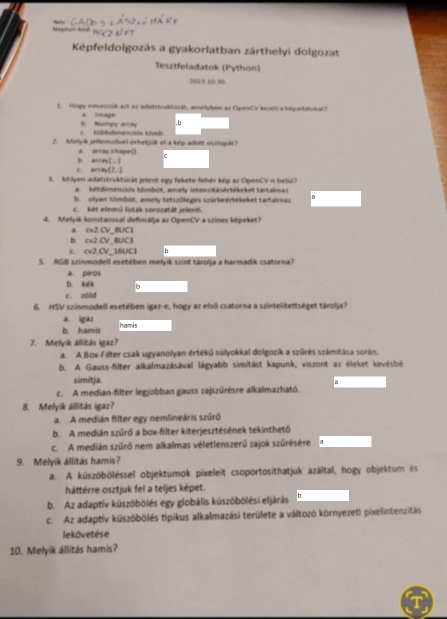
#> input picture 1.kidolg.png, 894 x 1237 px, given in place of virág.JPG, which was not available (shown at 1/2 size)
$ python zh1.py
#> lines starting #> are read from the running program, lines starting #| are printed output that depends on the picture; after the words box and inside, x2 and y2 are one past the last pixel; in counts of white or black regions, pixels touching at a corner belong together; pictures that were not available may be replaced by others from this repository, and a replacement may not be noted
import cv2
import numpy as np

# Feladat: Képkinyerő rész implementálása

## A program a felhasználótól bekéri a szerkesztendő kép teljes elérési útvonalát, majd megnyitja ezt a képfájlt.
# path = input('Kép elérési útvonala: ')
path = "./img/virág.JPG"
img = cv2.imread(path, cv2.IMREAD_COLOR)
#> img is the input picture: shape (1237, 894, 3); mean B, G, R 162.3, 167.1, 178.1
img = cv2.resize(img, (0, 0), fx=0.2, fy=0.2) #downscale
#> img: shape (247, 179, 3)
cv2.imshow('Original', img)


## A program elvégzi automatikusan a szükséges képkorrekciós műveleteket.
### histogram equalization, elméletbe mehet bármikor
yuv = cv2.cvtColor(img, cv2.COLOR_BGR2YUV)
#> yuv: shape (247, 179, 3); mean of channels 0, 1, 2 170.3, 124.6, 135.2
yuv[:, :, 0] = cv2.equalizeHist(yuv[:, :, 0])
#> yuv: shape (247, 179, 3); mean of channels 0, 1, 2 134.2, 124.6, 135.2
img_equh = cv2.cvtColor(yuv, cv2.COLOR_YUV2BGR)
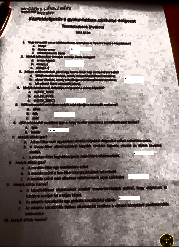
#> img_equh: shape (247, 179, 3); mean B, G, R 128.1, 131.5, 142.4
cv2.imshow('Equalized', img_equh)

### Elmosás, csak akkor ha zajos a kép
# img_blur = cv2.GaussianBlur(img, (3, 3), 0)
# img_blur = cv2.bilateralFilter(img, 9, 75, 75)
img_blur = cv2.medianBlur(img, 3)
cv2.imshow('Blured', img_blur)

### Élesítés, csak akkor ha homályos a kép
blur = cv2.GaussianBlur(img, (5, 5), 0)
img_sharp = cv2.addWeighted(img, 1.5, blur, -0.5, 0)
cv2.imshow('Sharp', img_sharp)


## A program a felhasználó által megadott érték alapján küszöbölést hajt végre.
## Kép típusa alaján kell eldönteni hogy H,S,V értékekre kell-e küszöbölni álltalába V az fasza
# threshold = int(input('Küszöbérték: '))
threshold = 80
temp = cv2.cvtColor(img, cv2.COLOR_BGR2HSV)
#> temp: shape (247, 179, 3); mean H, S, V 9.2, 24.2, 178.5
h, s, v = cv2.split(temp)
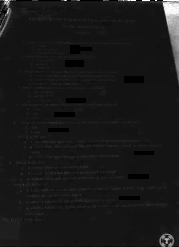
#> s: shape (247, 179); min 0, max 255, mean 24.2
ret, mask = cv2.threshold(v, threshold, 255, cv2.THRESH_BINARY)
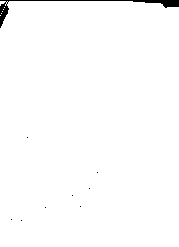
#> mask: shape (247, 179); 99% white; 9 black regions (8 under 20 px), largest, box (x1, y1, x2, y2) and area: (0, 0, 179, 28) 456
#> ret = 80
cv2.imshow('Thresholded Mask', mask)

## A program lehetőséget biztosít a felhasználó számára a kinyert rész színparamétereinek (színezet, színtelítettség és világosság) megadására.
# hueadd = int(input('Hue: '))
# satadd = int(input('Saturation: '))
# valadd = int(input('Value: '))
hueadd = 100
satadd = 50
valadd = 50
hsv = cv2.cvtColor(img, cv2.COLOR_BGR2HSV)
h, s, v = cv2.split(hsv)
mask = mask == 255 # 255-ös értékeket True-ra, 0-ás értékeket False-ra állítja
h[mask] += np.uint8(hueadd)
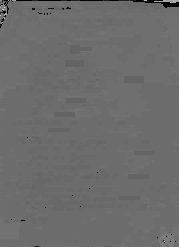
#> h: shape (247, 179); min 0, max 250, mean 107.9
s[mask] += np.uint8(satadd)
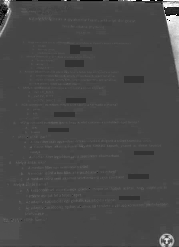
#> s: shape (247, 179); min 0, max 255, mean 73
v[mask] += np.uint8(valadd)
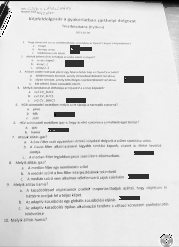
#> v: shape (247, 179); min 0, max 255, mean 222.2
hsv = cv2.merge([h, s, v])
#> hsv: shape (247, 179, 3); mean H, S, V 107.9, 73, 222.2
img_final = cv2.cvtColor(hsv, cv2.COLOR_HSV2BGR)
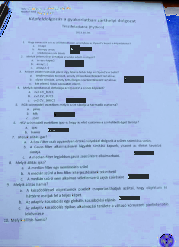
#> img_final: shape (247, 179, 3); mean B, G, R 222, 181.7, 158.5
cv2.imshow('Final', img_final)

## A program eredményként kimenti a felhasználó által megadott elérési útvonalra a szerkesztett képet JPEG formátumban, 92%-os minőségi arányban.
# outpath = input('Kimeneti elérési útvonal: ')
outpath = "./img/virág_out.JPG"
cv2.imwrite(outpath, img_final, [int(cv2.IMWRITE_JPEG_QUALITY), 92])


cv2.waitKey(0)
